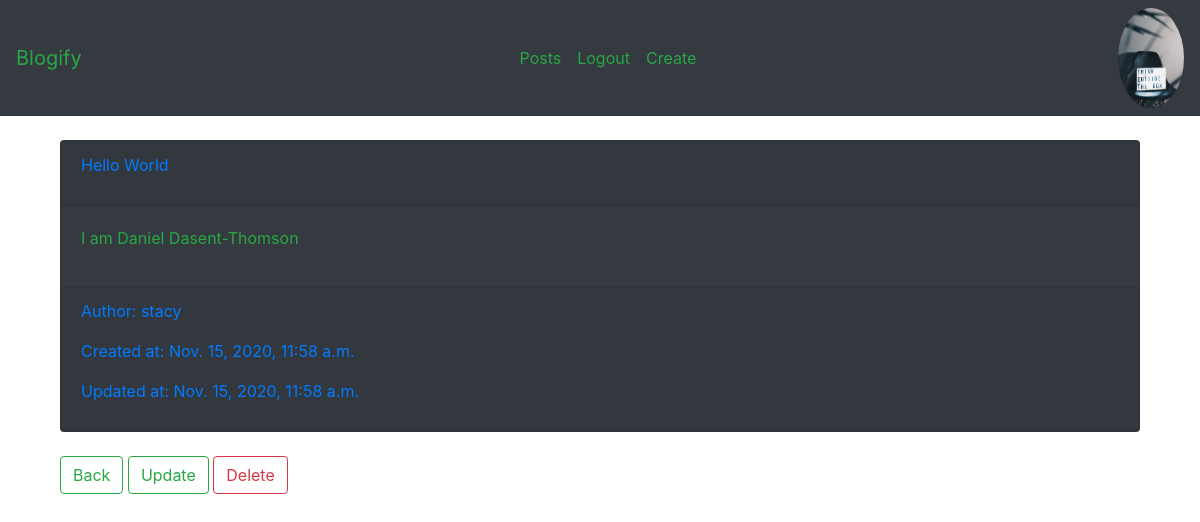
The page /posts/post/4/ (signed in) on the database its author committed.
### profiles/models.py (models this page shows, shortened)
class Profile(models.Model):
    first_name = models.CharField(max_length=100, null=True, blank=True)
    middle_name = models.CharField(max_length=100, null=True, blank=True)
    last_name = models.CharField(max_length=100, null=True, blank=True)
    user = models.OneToOneField(User, on_delete=models.CASCADE)
    bio = models.TextField(default='Welcome to Blogify!')
    email = models.EmailField(max_length=200, blank=True, default='None')
    country = models.CharField(max_length=100, blank=True, default='None')
    avatar = models.ImageField(default='blogify.jpg', upload_to='profile_photos/')
    updated = models.DateTimeField(auto_now=True)
    created = models.DateTimeField(auto_now_add=True)

### posts/models.py (models this page shows, shortened)
class Posts(models.Model):
    title = models.CharField(max_length=100)
    content = models.TextField()
    author = models.ForeignKey(User, on_delete=models.CASCADE)
    updated = models.DateTimeField(auto_now=True)
    created = models.DateTimeField(auto_now_add=True)
    class Meta:
        ordering = ('-created',)
        verbose_name = 'Post'

### posts/views.py (the view)
# urls.py: path('post/<str:pk>/', post_detail, name='detail-post'),
def post_detail(request, pk):
    post = Posts.objects.get(pk=pk)
    context = {
        'post': post
    }
    return render(request, 'posts/post_detail.html', context)

### posts/templates/posts/post_detail.html (shortened to what this page needs)
{% extends 'base.html' %}
{% block content %}
    <br>
    <div class="container">
        <div class="row">
            <div class="col">
                <div class="container">
                    <div class="row">
                        <div class="col">
                            <div class="card bg-dark">
                                <div class="card-header">
                                    <p class='text-primary'>{{ post.title }}</p>
                                </div>
                                <div class="card-body">
                                    <p class="text-success">{{ post.content }}</p>
                                </div>
                                <div class='card-footer'>
                                    <p class="text-primary">Author: {{ post.author }}</p>
                                    <p class="text-primary">Created at: {{ post.created }}</p>
                                    <p class="text-primary">Updated at: {{ post.updated }}</p>
                                </div>
                            </div>
                            <br>
                            <a class="btn btn-outline-success" href="{% url 'posts:all-posts' %}">Back</a>
                            <a class="btn btn-outline-success" href="{% url 'posts:update-post' post.pk %}">Update</a>
                            <a class="btn btn-outline-danger" href="{% url 'posts:delete-post' post.pk %}">Delete</a>
                        </div>
                    </div>
                </div>
            </div>
        </div>
    </div>
{% endblock content %}

### templates/navbar.html (shortened to what this page needs)
<nav class="navbar navbar-expand-lg navbar-dark bg-dark">
  <a class="navbar-brand text-success" href="{% url 'home' %}">Blogify</a>
  <div class="collapse navbar-collapse" id="navbarSupportedContent">
    <ul class="navbar-nav m-auto">
      <li class="nav-item">
        <a class="nav-link text-success" href="{% url 'posts:all-posts' %}">Posts</a>
      </li>
      {% if request.user.is_authenticated %}
        <li class="nav-item">
          <a class="nav-link text-success" href="{% url 'users:logout' %}">Logout</a>
        </li>
        <li class="nav-item">
          <a class="nav-link text-success" href="{% url 'posts:create-post' %}">Create</a>
        </li>
      {% endif %}
    </ul>
    {% if request.user.is_authenticated %}
        <a href="{% url 'profiles:my-profile' %}"><img class="rounded-circle" height="100px" src="{{ request.user.profile.avatar.url }}" alt="profile photo"></a>
    {% endif %}
  </div>
</nav>

### rows shown on the page
Posts: title "Hello World", content "I am Daniel Dasent-Thomson", author "stacy", created "Nov. 15, 2020, 11:58 a.m.", updated "Nov. 15, 2020, 11:58 a.m."
